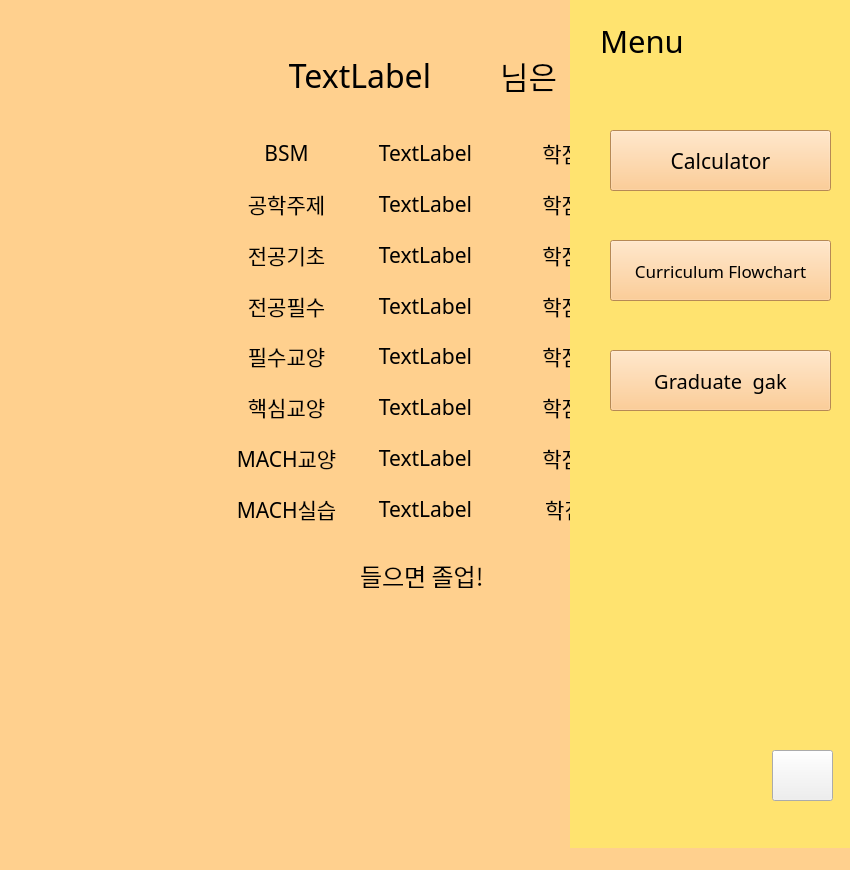
<?xml version="1.0" encoding="UTF-8"?>
<ui version="4.0">
 <class>MainWindow</class>
 <widget class="QMainWindow" name="MainWindow">
  <property name="geometry">
   <rect>
    <x>0</x>
    <y>0</y>
    <width>850</width>
    <height>870</height>
   </rect>
  </property>
  <property name="windowTitle">
   <string>MainWindow</string>
  </property>
  <property name="styleSheet">
   <string notr="true">background-color: transparent;
background-color: rgb(255, 208, 142);</string>
  </property>
  <widget class="QWidget" name="centralwidget">
   <widget class="QPushButton" name="pushButton_menu">
    <property name="geometry">
     <rect>
      <x>740</x>
      <y>30</y>
      <width>71</width>
      <height>71</height>
     </rect>
    </property>
    <property name="font">
     <font>
      <family>나눔손글씨 펜</family>
      <pointsize>16</pointsize>
      <weight>50</weight>
      <bold>false</bold>
     </font>
    </property>
    <property name="contextMenuPolicy">
     <enum>Qt::NoContextMenu</enum>
    </property>
    <property name="styleSheet">
     <string notr="true">#pushButton_menu{
background-color: transparent;
border-image: url(:Menu_icon.png);
background: none;
background-repeat: none;
}

</string>
    </property>
    <property name="text">
     <string/>
    </property>
   </widget>
   <widget class="QFrame" name="menu">
    <property name="geometry">
     <rect>
      <x>570</x>
      <y>0</y>
      <width>300</width>
      <height>900</height>
     </rect>
    </property>
    <property name="font">
     <font>
      <family>나눔손글씨 펜</family>
     </font>
    </property>
    <property name="autoFillBackground">
     <bool>true</bool>
    </property>
    <property name="styleSheet">
     <string notr="true">background-color: rgb(255, 227, 111)</string>
    </property>
    <widget class="QPushButton" name="pushButton_remove_menu">
     <property name="geometry">
      <rect>
       <x>202</x>
       <y>750</y>
       <width>61</width>
       <height>51</height>
      </rect>
     </property>
     <property name="font">
      <font>
       <pointsize>16</pointsize>
      </font>
     </property>
     <property name="styleSheet">
      <string notr="true">#pushButton_remove_menu{
background-color: transparent;
border-image: url(:before_icon.png);
background: none;
background-repeat: none;
}
</string>
     </property>
     <property name="text">
      <string/>
     </property>
    </widget>
    <widget class="QPushButton" name="pushButton_calculator">
     <property name="geometry">
      <rect>
       <x>40</x>
       <y>130</y>
       <width>221</width>
       <height>61</height>
      </rect>
     </property>
     <property name="font">
      <font>
       <family>배달의민족 주아</family>
       <pointsize>16</pointsize>
      </font>
     </property>
     <property name="styleSheet">
      <string notr="true">background: rgb(255, 192, 119)</string>
     </property>
     <property name="text">
      <string>Calculator</string>
     </property>
    </widget>
    <widget class="QPushButton" name="pushButton_curriculum_flowchart">
     <property name="geometry">
      <rect>
       <x>40</x>
       <y>240</y>
       <width>221</width>
       <height>61</height>
      </rect>
     </property>
     <property name="sizePolicy">
      <sizepolicy hsizetype="Minimum" vsizetype="Fixed">
       <horstretch>0</horstretch>
       <verstretch>0</verstretch>
      </sizepolicy>
     </property>
     <property name="font">
      <font>
       <family>배달의민족 주아</family>
       <pointsize>13</pointsize>
      </font>
     </property>
     <property name="styleSheet">
      <string notr="true">background: rgb(255, 192, 119)</string>
     </property>
     <property name="text">
      <string>Curriculum Flowchart</string>
     </property>
    </widget>
    <widget class="QLabel" name="label">
     <property name="geometry">
      <rect>
       <x>30</x>
       <y>20</y>
       <width>171</width>
       <height>41</height>
      </rect>
     </property>
     <property name="font">
      <font>
       <family>배달의민족 주아</family>
       <pointsize>23</pointsize>
      </font>
     </property>
     <property name="text">
      <string>Menu</string>
     </property>
    </widget>
    <widget class="QPushButton" name="pushButton_graduate_gak">
     <property name="geometry">
      <rect>
       <x>40</x>
       <y>350</y>
       <width>221</width>
       <height>61</height>
      </rect>
     </property>
     <property name="sizePolicy">
      <sizepolicy hsizetype="Minimum" vsizetype="Fixed">
       <horstretch>0</horstretch>
       <verstretch>0</verstretch>
      </sizepolicy>
     </property>
     <property name="font">
      <font>
       <family>배달의민족 주아</family>
       <pointsize>15</pointsize>
      </font>
     </property>
     <property name="styleSheet">
      <string notr="true">background: rgb(255, 192, 119)</string>
     </property>
     <property name="text">
      <string>Graduate  gak</string>
     </property>
    </widget>
    <zorder>pushButton_remove_menu</zorder>
    <zorder>label</zorder>
    <zorder>pushButton_calculator</zorder>
    <zorder>pushButton_graduate_gak</zorder>
    <zorder>pushButton_curriculum_flowchart</zorder>
   </widget>
   <widget class="QLabel" name="label_pic">
    <property name="geometry">
     <rect>
      <x>230</x>
      <y>590</y>
      <width>381</width>
      <height>231</height>
     </rect>
    </property>
    <property name="text">
     <string/>
    </property>
    <property name="pixmap">
     <pixmap resource="menu_logo.qrc">:/승연/중대/2학년 2학기/객체지향프로그래밍(OOP)/팀플/character.png</pixmap>
    </property>
    <property name="scaledContents">
     <bool>true</bool>
    </property>
   </widget>
   <widget class="QLabel" name="label_8">
    <property name="geometry">
     <rect>
      <x>360</x>
      <y>560</y>
      <width>141</width>
      <height>31</height>
     </rect>
    </property>
    <property name="font">
     <font>
      <family>배달의민족 주아</family>
      <pointsize>18</pointsize>
     </font>
    </property>
    <property name="text">
     <string>들으면 졸업!</string>
    </property>
   </widget>
   <widget class="QWidget" name="layoutWidget">
    <property name="geometry">
     <rect>
      <x>220</x>
      <y>130</y>
      <width>411</width>
      <height>401</height>
     </rect>
    </property>
    <layout class="QHBoxLayout" name="horizontalLayout">
     <item>
      <layout class="QVBoxLayout" name="verticalLayout">
       <item>
        <widget class="QLabel" name="label_bsm">
         <property name="font">
          <font>
           <family>배달의민족 주아</family>
           <pointsize>16</pointsize>
          </font>
         </property>
         <property name="text">
          <string>BSM</string>
         </property>
         <property name="alignment">
          <set>Qt::AlignCenter</set>
         </property>
        </widget>
       </item>
       <item>
        <widget class="QLabel" name="label_engineering">
         <property name="font">
          <font>
           <family>배달의민족 주아</family>
           <pointsize>16</pointsize>
          </font>
         </property>
         <property name="text">
          <string>공학주제</string>
         </property>
         <property name="alignment">
          <set>Qt::AlignCenter</set>
         </property>
        </widget>
       </item>
       <item>
        <widget class="QLabel" name="label_major_basic">
         <property name="font">
          <font>
           <family>배달의민족 주아</family>
           <pointsize>16</pointsize>
          </font>
         </property>
         <property name="text">
          <string>전공기초</string>
         </property>
         <property name="alignment">
          <set>Qt::AlignCenter</set>
         </property>
        </widget>
       </item>
       <item>
        <widget class="QLabel" name="label_major_essential">
         <property name="font">
          <font>
           <family>배달의민족 주아</family>
           <pointsize>16</pointsize>
          </font>
         </property>
         <property name="text">
          <string>전공필수</string>
         </property>
         <property name="alignment">
          <set>Qt::AlignCenter</set>
         </property>
        </widget>
       </item>
       <item>
        <widget class="QLabel" name="label_liberal_essential">
         <property name="font">
          <font>
           <family>배달의민족 주아</family>
           <pointsize>16</pointsize>
          </font>
         </property>
         <property name="text">
          <string>필수교양</string>
         </property>
         <property name="alignment">
          <set>Qt::AlignCenter</set>
         </property>
        </widget>
       </item>
       <item>
        <widget class="QLabel" name="label_liberal_main">
         <property name="font">
          <font>
           <family>배달의민족 주아</family>
           <pointsize>16</pointsize>
          </font>
         </property>
         <property name="text">
          <string>핵심교양</string>
         </property>
         <property name="alignment">
          <set>Qt::AlignCenter</set>
         </property>
        </widget>
       </item>
       <item>
        <widget class="QLabel" name="label_liberal_mach">
         <property name="font">
          <font>
           <family>배달의민족 주아</family>
           <pointsize>16</pointsize>
          </font>
         </property>
         <property name="text">
          <string>MACH교양</string>
         </property>
         <property name="alignment">
          <set>Qt::AlignCenter</set>
         </property>
        </widget>
       </item>
       <item>
        <widget class="QLabel" name="label_liberal_mach_practice">
         <property name="font">
          <font>
           <family>배달의민족 주아</family>
           <pointsize>16</pointsize>
          </font>
         </property>
         <property name="text">
          <string>MACH실습</string>
         </property>
         <property name="alignment">
          <set>Qt::AlignCenter</set>
         </property>
        </widget>
       </item>
      </layout>
     </item>
     <item>
      <layout class="QVBoxLayout" name="verticalLayout_2">
       <item>
        <widget class="QLabel" name="label_bsm_score">
         <property name="font">
          <font>
           <family>배달의민족 주아</family>
           <pointsize>16</pointsize>
          </font>
         </property>
         <property name="text">
          <string>TextLabel</string>
         </property>
         <property name="alignment">
          <set>Qt::AlignCenter</set>
         </property>
        </widget>
       </item>
       <item>
        <widget class="QLabel" name="label_engineering_score">
         <property name="font">
          <font>
           <family>배달의민족 주아</family>
           <pointsize>16</pointsize>
          </font>
         </property>
         <property name="text">
          <string>TextLabel</string>
         </property>
         <property name="alignment">
          <set>Qt::AlignCenter</set>
         </property>
        </widget>
       </item>
       <item>
        <widget class="QLabel" name="label_major_basic_score">
         <property name="font">
          <font>
           <family>배달의민족 주아</family>
           <pointsize>16</pointsize>
          </font>
         </property>
         <property name="text">
          <string>TextLabel</string>
         </property>
         <property name="alignment">
          <set>Qt::AlignCenter</set>
         </property>
        </widget>
       </item>
       <item>
        <widget class="QLabel" name="label_major_essential_score">
         <property name="font">
          <font>
           <family>배달의민족 주아</family>
           <pointsize>16</pointsize>
          </font>
         </property>
         <property name="text">
          <string>TextLabel</string>
         </property>
         <property name="alignment">
          <set>Qt::AlignCenter</set>
         </property>
        </widget>
       </item>
       <item>
        <widget class="QLabel" name="label_liberal_essential_score">
         <property name="font">
          <font>
           <family>배달의민족 주아</family>
           <pointsize>16</pointsize>
          </font>
         </property>
         <property name="text">
          <string>TextLabel</string>
         </property>
         <property name="alignment">
          <set>Qt::AlignCenter</set>
         </property>
        </widget>
       </item>
       <item>
        <widget class="QLabel" name="label_liberal_main_score">
         <property name="font">
          <font>
           <family>배달의민족 주아</family>
           <pointsize>16</pointsize>
          </font>
         </property>
         <property name="text">
          <string>TextLabel</string>
         </property>
         <property name="alignment">
          <set>Qt::AlignCenter</set>
         </property>
        </widget>
       </item>
       <item>
        <widget class="QLabel" name="label_liberal_mach_score">
         <property name="font">
          <font>
           <family>배달의민족 주아</family>
           <pointsize>16</pointsize>
          </font>
         </property>
         <property name="text">
          <string>TextLabel</string>
         </property>
         <property name="alignment">
          <set>Qt::AlignCenter</set>
         </property>
        </widget>
       </item>
       <item>
        <widget class="QLabel" name="label_liberal_mach_practice_score">
         <property name="font">
          <font>
           <family>배달의민족 주아</family>
           <pointsize>16</pointsize>
          </font>
         </property>
         <property name="text">
          <string>TextLabel</string>
         </property>
         <property name="alignment">
          <set>Qt::AlignCenter</set>
         </property>
        </widget>
       </item>
      </layout>
     </item>
     <item>
      <layout class="QVBoxLayout" name="verticalLayout_3">
       <item>
        <widget class="QLabel" name="label_6">
         <property name="font">
          <font>
           <family>배달의민족 주아</family>
           <pointsize>16</pointsize>
          </font>
         </property>
         <property name="text">
          <string>학점,</string>
         </property>
         <property name="alignment">
          <set>Qt::AlignCenter</set>
         </property>
        </widget>
       </item>
       <item>
        <widget class="QLabel" name="label_7">
         <property name="font">
          <font>
           <family>배달의민족 주아</family>
           <pointsize>16</pointsize>
          </font>
         </property>
         <property name="text">
          <string>학점,</string>
         </property>
         <property name="alignment">
          <set>Qt::AlignCenter</set>
         </property>
        </widget>
       </item>
       <item>
        <widget class="QLabel" name="label_22">
         <property name="font">
          <font>
           <family>배달의민족 주아</family>
           <pointsize>16</pointsize>
          </font>
         </property>
         <property name="text">
          <string>학점,</string>
         </property>
         <property name="alignment">
          <set>Qt::AlignCenter</set>
         </property>
        </widget>
       </item>
       <item>
        <widget class="QLabel" name="label_23">
         <property name="font">
          <font>
           <family>배달의민족 주아</family>
           <pointsize>16</pointsize>
          </font>
         </property>
         <property name="text">
          <string>학점,</string>
         </property>
         <property name="alignment">
          <set>Qt::AlignCenter</set>
         </property>
        </widget>
       </item>
       <item>
        <widget class="QLabel" name="label_24">
         <property name="font">
          <font>
           <family>배달의민족 주아</family>
           <pointsize>16</pointsize>
          </font>
         </property>
         <property name="text">
          <string>학점,</string>
         </property>
         <property name="alignment">
          <set>Qt::AlignCenter</set>
         </property>
        </widget>
       </item>
       <item>
        <widget class="QLabel" name="label_25">
         <property name="font">
          <font>
           <family>배달의민족 주아</family>
           <pointsize>16</pointsize>
          </font>
         </property>
         <property name="text">
          <string>학점,</string>
         </property>
         <property name="alignment">
          <set>Qt::AlignCenter</set>
         </property>
        </widget>
       </item>
       <item>
        <widget class="QLabel" name="label_26">
         <property name="font">
          <font>
           <family>배달의민족 주아</family>
           <pointsize>16</pointsize>
          </font>
         </property>
         <property name="text">
          <string>학점,</string>
         </property>
         <property name="alignment">
          <set>Qt::AlignCenter</set>
         </property>
        </widget>
       </item>
       <item>
        <widget class="QLabel" name="label_27">
         <property name="font">
          <font>
           <family>배달의민족 주아</family>
           <pointsize>16</pointsize>
          </font>
         </property>
         <property name="text">
          <string>학점</string>
         </property>
         <property name="alignment">
          <set>Qt::AlignCenter</set>
         </property>
        </widget>
       </item>
      </layout>
     </item>
    </layout>
   </widget>
   <widget class="QLabel" name="label_2">
    <property name="geometry">
     <rect>
      <x>370</x>
      <y>160</y>
      <width>131</width>
      <height>20</height>
     </rect>
    </property>
    <property name="styleSheet">
     <string notr="true">background-color:transparent</string>
    </property>
    <property name="text">
     <string/>
    </property>
    <property name="pixmap">
     <pixmap resource="menu_logo.qrc">:/black_underline.png</pixmap>
    </property>
    <property name="scaledContents">
     <bool>true</bool>
    </property>
   </widget>
   <widget class="QLabel" name="label_3">
    <property name="geometry">
     <rect>
      <x>370</x>
      <y>210</y>
      <width>131</width>
      <height>20</height>
     </rect>
    </property>
    <property name="styleSheet">
     <string notr="true">background-color:transparent</string>
    </property>
    <property name="text">
     <string/>
    </property>
    <property name="pixmap">
     <pixmap resource="menu_logo.qrc">:/black_underline.png</pixmap>
    </property>
    <property name="scaledContents">
     <bool>true</bool>
    </property>
   </widget>
   <widget class="QLabel" name="label_4">
    <property name="geometry">
     <rect>
      <x>370</x>
      <y>260</y>
      <width>131</width>
      <height>20</height>
     </rect>
    </property>
    <property name="styleSheet">
     <string notr="true">background-color:transparent</string>
    </property>
    <property name="text">
     <string/>
    </property>
    <property name="pixmap">
     <pixmap resource="menu_logo.qrc">:/black_underline.png</pixmap>
    </property>
    <property name="scaledContents">
     <bool>true</bool>
    </property>
   </widget>
   <widget class="QLabel" name="label_5">
    <property name="geometry">
     <rect>
      <x>370</x>
      <y>310</y>
      <width>131</width>
      <height>20</height>
     </rect>
    </property>
    <property name="styleSheet">
     <string notr="true">background-color:transparent</string>
    </property>
    <property name="text">
     <string/>
    </property>
    <property name="pixmap">
     <pixmap resource="menu_logo.qrc">:/black_underline.png</pixmap>
    </property>
    <property name="scaledContents">
     <bool>true</bool>
    </property>
   </widget>
   <widget class="QLabel" name="label_9">
    <property name="geometry">
     <rect>
      <x>370</x>
      <y>360</y>
      <width>131</width>
      <height>20</height>
     </rect>
    </property>
    <property name="styleSheet">
     <string notr="true">background-color:transparent</string>
    </property>
    <property name="text">
     <string/>
    </property>
    <property name="pixmap">
     <pixmap resource="menu_logo.qrc">:/black_underline.png</pixmap>
    </property>
    <property name="scaledContents">
     <bool>true</bool>
    </property>
   </widget>
   <widget class="QLabel" name="label_10">
    <property name="geometry">
     <rect>
      <x>370</x>
      <y>410</y>
      <width>131</width>
      <height>20</height>
     </rect>
    </property>
    <property name="styleSheet">
     <string notr="true">background-color:transparent</string>
    </property>
    <property name="text">
     <string/>
    </property>
    <property name="pixmap">
     <pixmap resource="menu_logo.qrc">:/black_underline.png</pixmap>
    </property>
    <property name="scaledContents">
     <bool>true</bool>
    </property>
   </widget>
   <widget class="QLabel" name="label_11">
    <property name="geometry">
     <rect>
      <x>370</x>
      <y>460</y>
      <width>131</width>
      <height>20</height>
     </rect>
    </property>
    <property name="styleSheet">
     <string notr="true">background-color:transparent</string>
    </property>
    <property name="text">
     <string/>
    </property>
    <property name="pixmap">
     <pixmap resource="menu_logo.qrc">:/black_underline.png</pixmap>
    </property>
    <property name="scaledContents">
     <bool>true</bool>
    </property>
   </widget>
   <widget class="QLabel" name="label_12">
    <property name="geometry">
     <rect>
      <x>370</x>
      <y>510</y>
      <width>131</width>
      <height>20</height>
     </rect>
    </property>
    <property name="styleSheet">
     <string notr="true">background-color:transparent</string>
    </property>
    <property name="text">
     <string/>
    </property>
    <property name="pixmap">
     <pixmap resource="menu_logo.qrc">:/black_underline.png</pixmap>
    </property>
    <property name="scaledContents">
     <bool>true</bool>
    </property>
   </widget>
   <widget class="QLabel" name="label_borderline">
    <property name="geometry">
     <rect>
      <x>-20</x>
      <y>-30</y>
      <width>897</width>
      <height>919</height>
     </rect>
    </property>
    <property name="styleSheet">
     <string notr="true">background-color: transparent;</string>
    </property>
    <property name="text">
     <string/>
    </property>
    <property name="pixmap">
     <pixmap resource="menu_logo.qrc">:/borderline.png</pixmap>
    </property>
    <property name="scaledContents">
     <bool>true</bool>
    </property>
   </widget>
   <widget class="QLabel" name="label_Username">
    <property name="geometry">
     <rect>
      <x>210</x>
      <y>50</y>
      <width>221</width>
      <height>51</height>
     </rect>
    </property>
    <property name="font">
     <font>
      <family>배달의민족 주아</family>
      <pointsize>24</pointsize>
     </font>
    </property>
    <property name="styleSheet">
     <string notr="true">background:transparent</string>
    </property>
    <property name="text">
     <string>TextLabel</string>
    </property>
    <property name="alignment">
     <set>Qt::AlignRight|Qt::AlignTrailing|Qt::AlignVCenter</set>
    </property>
   </widget>
   <widget class="QLabel" name="label_14">
    <property name="geometry">
     <rect>
      <x>500</x>
      <y>50</y>
      <width>241</width>
      <height>51</height>
     </rect>
    </property>
    <property name="font">
     <font>
      <family>배달의민족 주아</family>
      <pointsize>23</pointsize>
     </font>
    </property>
    <property name="styleSheet">
     <string notr="true">background:transparent</string>
    </property>
    <property name="text">
     <string>님은</string>
    </property>
   </widget>
   <widget class="QLabel" name="label_13">
    <property name="geometry">
     <rect>
      <x>410</x>
      <y>20</y>
      <width>111</width>
      <height>101</height>
     </rect>
    </property>
    <property name="styleSheet">
     <string notr="true">background-color: transparent</string>
    </property>
    <property name="text">
     <string/>
    </property>
    <property name="pixmap">
     <pixmap resource="menu_logo.qrc">:/카카오톡 받은 파일/heart.png</pixmap>
    </property>
    <property name="scaledContents">
     <bool>true</bool>
    </property>
   </widget>
   <widget class="QLabel" name="label_15">
    <property name="geometry">
     <rect>
      <x>600</x>
      <y>520</y>
      <width>91</width>
      <height>71</height>
     </rect>
    </property>
    <property name="font">
     <font>
      <family>Yu Gothic UI Light</family>
     </font>
    </property>
    <property name="styleSheet">
     <string notr="true">background-color: transparent;</string>
    </property>
    <property name="text">
     <string/>
    </property>
    <property name="pixmap">
     <pixmap resource="menu_logo.qrc">:/party.png</pixmap>
    </property>
    <property name="scaledContents">
     <bool>true</bool>
    </property>
   </widget>
   <zorder>label_borderline</zorder>
   <zorder>pushButton_menu</zorder>
   <zorder>label_pic</zorder>
   <zorder>layoutWidget</zorder>
   <zorder>label_8</zorder>
   <zorder>label_2</zorder>
   <zorder>label_3</zorder>
   <zorder>label_4</zorder>
   <zorder>label_5</zorder>
   <zorder>label_9</zorder>
   <zorder>label_10</zorder>
   <zorder>label_11</zorder>
   <zorder>label_12</zorder>
   <zorder>label_Username</zorder>
   <zorder>label_14</zorder>
   <zorder>label_13</zorder>
   <zorder>label_15</zorder>
   <zorder>menu</zorder>
  </widget>
  <widget class="QMenuBar" name="menubar">
   <property name="geometry">
    <rect>
     <x>0</x>
     <y>0</y>
     <width>850</width>
     <height>26</height>
    </rect>
   </property>
  </widget>
  <widget class="QStatusBar" name="statusbar"/>
 </widget>
 <resources>
  <include location="menu_logo.qrc"/>
 </resources>
 <connections/>
</ui>
